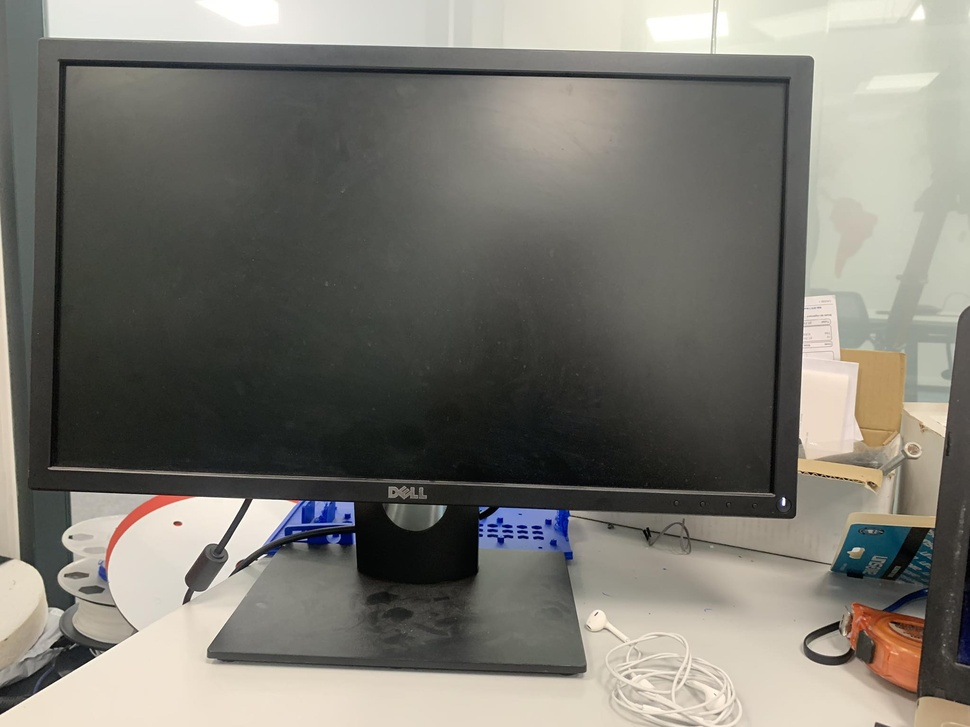
#> input picture monitor.jpg, 970 x 727 px, shrunk from 2048 x 1536 before the run
$ python camera_led_detection.py
#> lines starting #> are read from the running program, lines starting #| are printed output that depends on the picture; after the words box and inside, x2 and y2 are one past the last pixel; in counts of white or black regions, pixels touching at a corner belong together
import cv2
import numpy as np

# Define the dimensions of the LED rectangle
led_width = 0.12   # in cm
led_height = 0.5   # in cm

# Create a VideoCapture object to capture frames from the camera
cap = cv2.VideoCapture('monitor.jpg')

# Check if the camera was opened successfully
if not cap.isOpened():
    print("Failed to open camera")
    exit(1)

# Loop to continuously process video frames
while True:
    # Read a frame from the camera
    ret, frame = cap.read()
#> frame is the input picture: shape (727, 970, 3); mean B, G, R 111.6, 119.2, 121.3

    # Check if the frame was read successfully
    if not ret:
        print("Failed to read frame")
        break

    # Convert the frame to grayscale
    gray = cv2.cvtColor(frame, cv2.COLOR_BGR2GRAY)
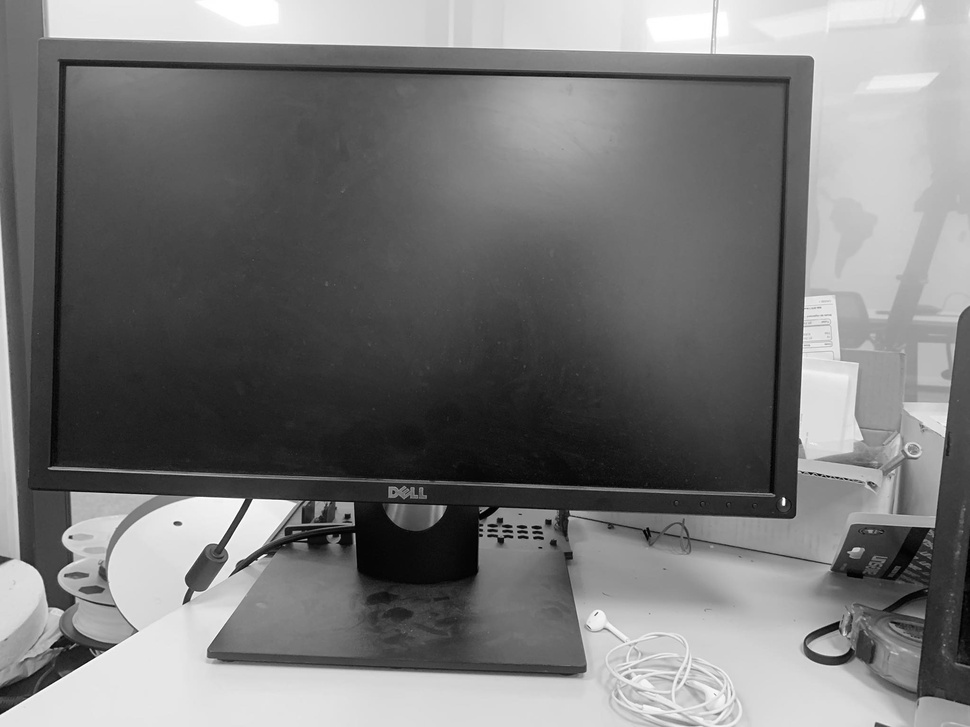
#> gray: shape (727, 970); min 0, max 255, mean 119

    # Apply thresholding to segment the frame
    _, threshold = cv2.threshold(gray, 200, 255, cv2.THRESH_BINARY)
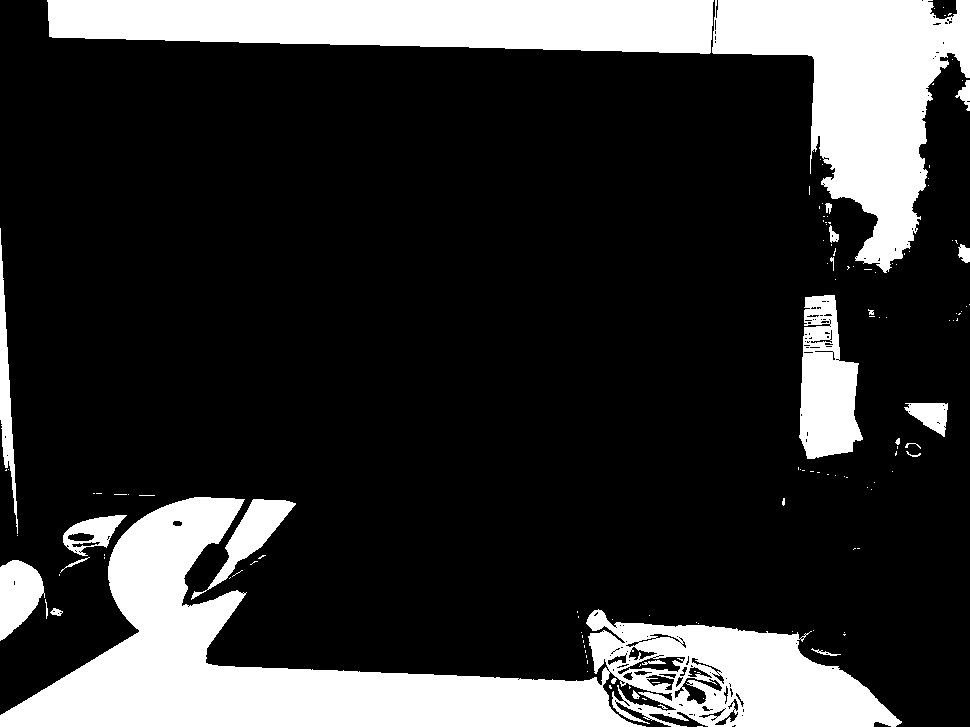
#> threshold: shape (727, 970); 21.1% white; 132 white regions (107 under 20 px), largest, box (x1, y1, x2, y2) and area: (0, 497, 902, 727) 68170, (712, 0, 970, 273) 32642, (47, 0, 714, 54) 30315

    # Apply color filtering to extract white regions
    lower_white = np.array([200, 200, 200], dtype=np.uint8)
    upper_white = np.array([255, 255, 255], dtype=np.uint8)
    mask = cv2.inRange(frame, lower_white, upper_white)
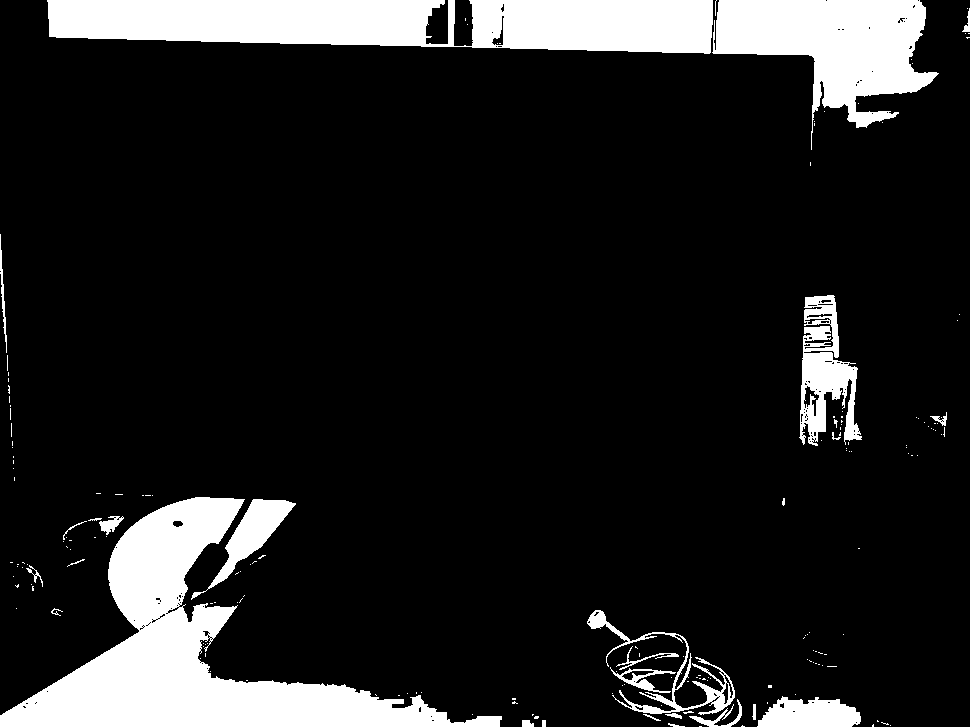
#> mask: shape (727, 970); 13.4% white; 186 white regions (160 under 20 px)

    # Bitwise AND the thresholded frame and the color mask
    filtered = cv2.bitwise_and(threshold, threshold, mask=mask)

    # Find contours in the thresholded frame
    contours, _ = cv2.findContours(filtered, cv2.RETR_EXTERNAL, cv2.CHAIN_APPROX_SIMPLE)
#> contours = 184 contours, 166 with area under 20; largest, box (x1, y1, x2, y2) and area: (0, 497, 502, 727) 34017, (47, 0, 713, 54) 27886, (712, 0, 939, 150) 16082, (799, 295, 862, 446) 4664, (191, 499, 296, 600) 2434
    cm_to_pixel = 0.0264583333

    # Iterate over the contours and filter based on area and shape
    for contour in contours:
        perimeter = cv2.arcLength(contour, True)
        approx = cv2.approxPolyDP(contour, 0.04 * perimeter, True)

        if len(approx) == 4:
            # Draw a rectangle around the detected object
            x, y, w, h = cv2.boundingRect(contour)
            if abs(w - (led_width / cm_to_pixel)) < 5 and abs(h - (led_height / cm_to_pixel)) < 5:
                cv2.rectangle(frame, (x, y), (x + w, y + h), (0, 0, 255), 2)
                cv2.drawContours(frame, [np.array([(x-10, y-10), (x + w+10, y-10), (x + w+10, y + h+20), (x-10, y + h+20)])], -1, (0, 255, 0), 4)
                cv2.putText(frame, 'LED Detected', (x-100, y + h - 75), cv2.FONT_HERSHEY_SIMPLEX, 0.9, (0, 255, 0), 2)
#> this loop made 184 passes
#> (contour, perimeter, approx, x, y, w, h) on passes 3, 37: ([[742, 725], [741, 726], [744, 726], [743, 726]], 6.83, [[741, 726], [744, 726], [743, 726], [742, 725]], 741, 725, 4, 2), ([[703, 678], [702, 679], [705, 679], [704, 678]], 6.83, [[702, 679], [705, 679], [704, 678], [703, 678]], 702, 678, 4, 2)
#> (perimeter, approx, x, y, w, h) on passes 4, 6, 8, 14, 15, 21: (5.41, [[873, 724], [872, 725], [872, 726], [873, 726]], 872, 724, 2, 3), (16.49, [[881, 722], [888, 724], [887, 723], [886, 724]], 881, 722, 8, 3), (18, [[542, 720], [542, 726], [545, 726], [545, 720]], 542, 720, 4, 7), (37.31, [[665, 714], [681, 718], [680, 715], [675, 713]], 665, 713, 17, 6), (21.66, [[693, 712], [691, 711], [683, 712], [684, 713]], 683, 711, 11, 3), (8, [[512, 698], [512, 699], [515, 699], [515, 698]], 512, 698, 4, 2)

    # Display the frame
    cv2.imshow('LED Detection', frame)

    # Check for key press to exit the loop
    if cv2.waitKey(1) == ord('q'):
#> (key q is pressed here)
        break

# Release the VideoCapture object and close the windows
cap.release()
cv2.destroyAllWindows()

$ run again, on montor_off.jpg
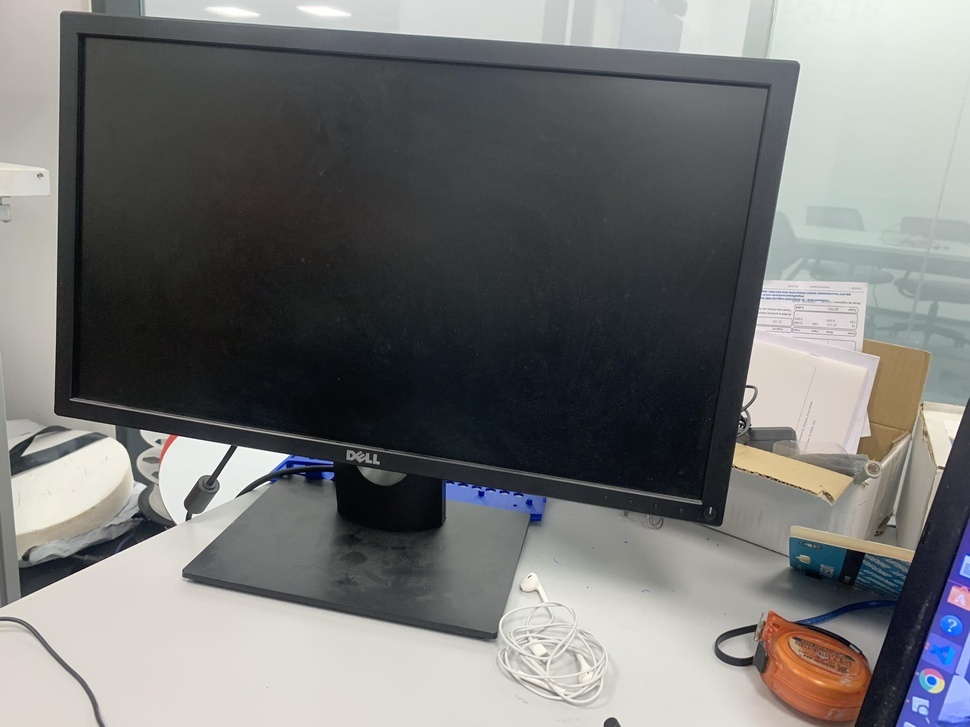
#> input picture montor_off.jpg, 970 x 727 px, shrunk from 2048 x 1536 before the run, given in place of monitor.jpg, which was not available
#> frame is the input picture: shape (727, 970, 3); mean B, G, R 116.5, 117.3, 116.4
#> `_, threshold = cv2.threshold(gray, 200, 255, cv2.THRESH_BINARY)`:
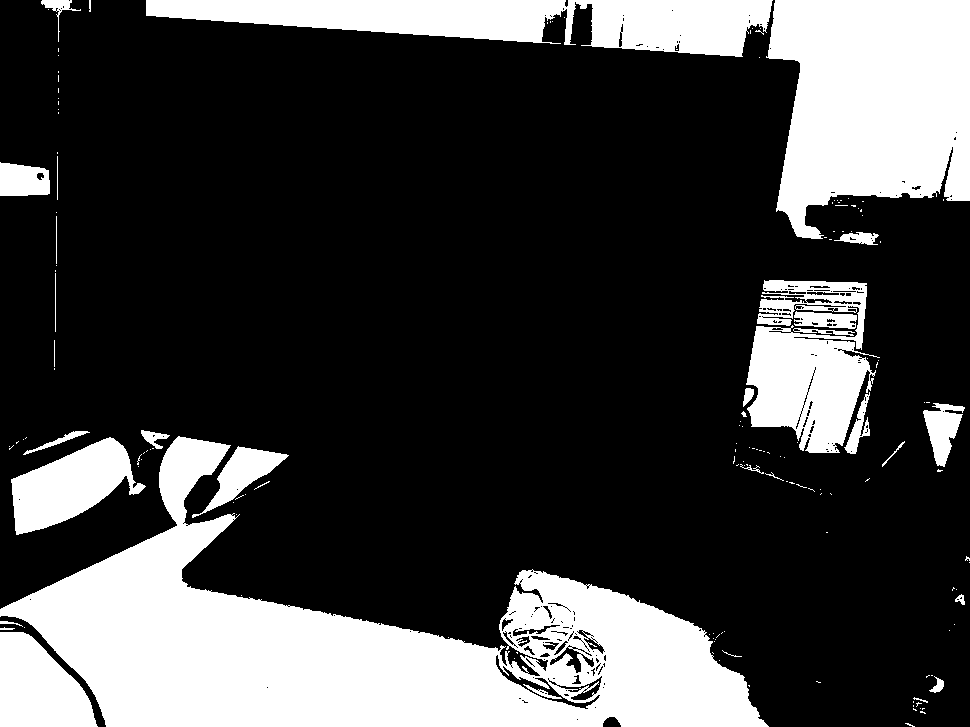
#> threshold: shape (727, 970); 26% white; 161 white regions (127 under 20 px), largest, box (x1, y1, x2, y2) and area: (0, 436, 769, 727) 87866, (766, 0, 970, 239) 37542, (146, 0, 773, 57) 21106
#> `mask = cv2.inRange(frame, lower_white, upper_white)`:
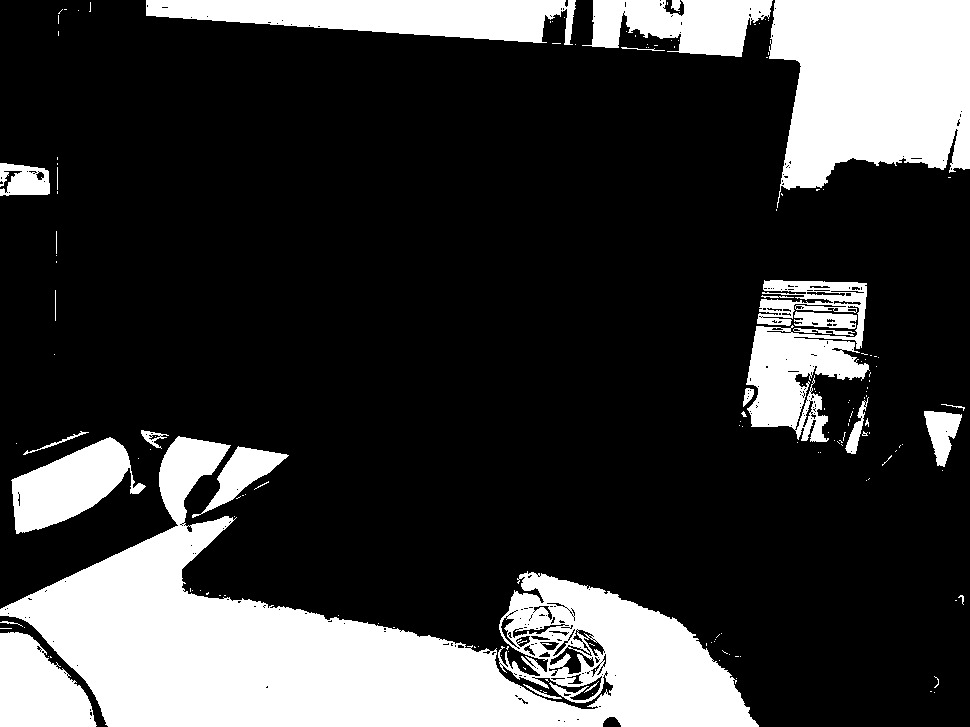
#> mask: shape (727, 970); 23.6% white; 161 white regions (133 under 20 px)
#> contours = 159 contours, 141 with area under 20; largest, box (x1, y1, x2, y2) and area: (0, 436, 759, 727) 84810, (769, 0, 970, 208) 30884, (146, 0, 576, 45) 11926, (746, 280, 870, 442) 10490, (582, 0, 773, 57) 6818
#> the loop `for contour in contours:` made 159 passes
#> (perimeter, approx, x, y, w, h) on passes 7, 10, 19, 29, 34, 45: (8.24, [[545, 679], [548, 681], [547, 680], [547, 679]], 545, 679, 4, 3), (6.24, [[523, 667], [525, 669], [525, 668], [524, 668]], 523, 667, 3, 3), (12.49, [[722, 650], [724, 652], [727, 653], [724, 652]], 722, 650, 6, 4), (396.1, [[0, 633], [0, 726], [96, 725], [32, 637]], 0, 632, 97, 95), (48.97, [[0, 622], [17, 623], [22, 626], [13, 622]], 0, 621, 23, 6), (9.66, [[240, 496], [239, 497], [236, 498], [237, 498]], 236, 496, 5, 3)
